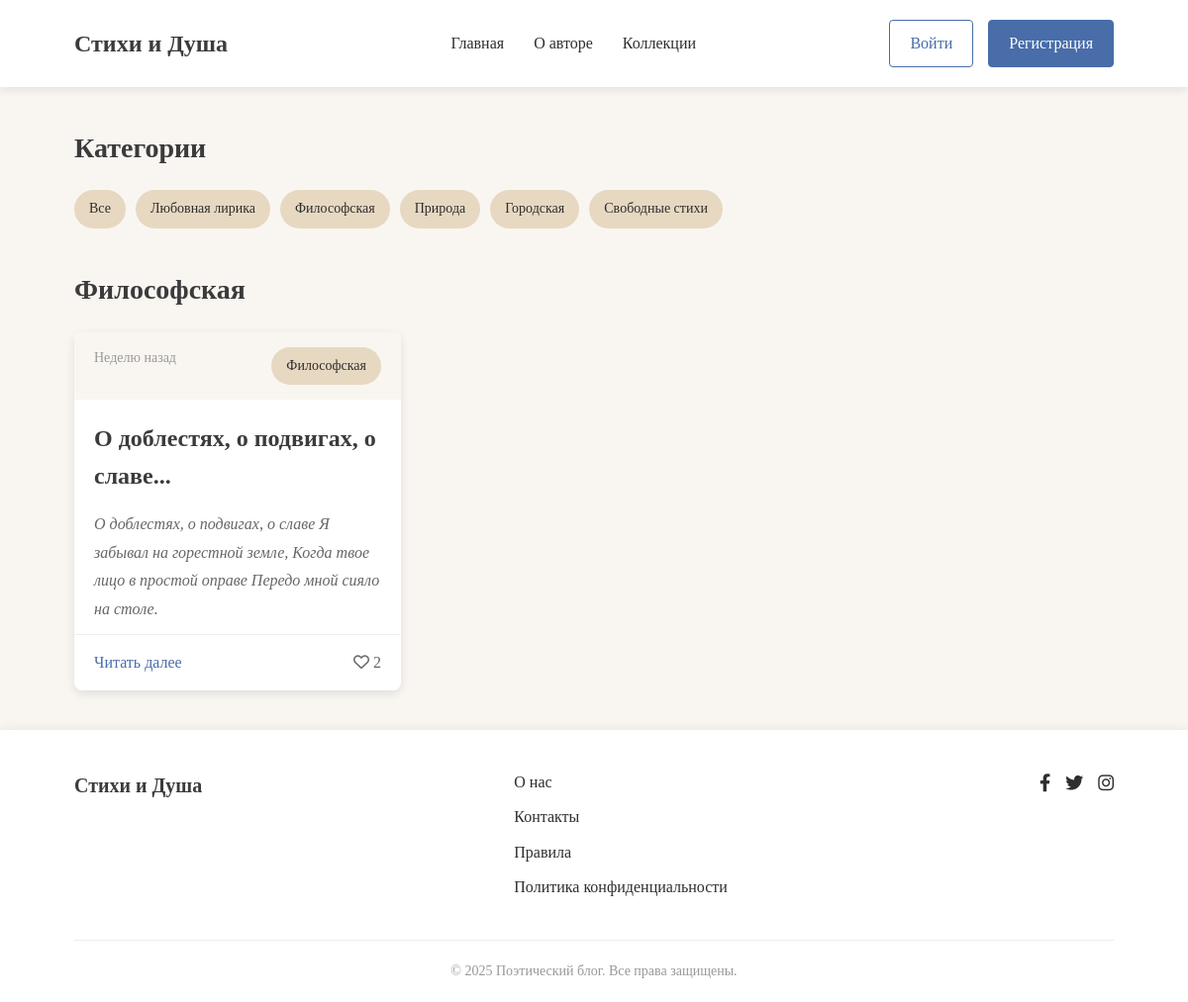
The app's page /category/2/ with its own data.
### show/models.py (models this page shows, shortened)
class Category(models.Model):
    title = models.CharField(max_length=60)
    def __str__(self):
        return f'{self.title}'

class Poem(models.Model):
    title = models.CharField(max_length=120)
    text = models.TextField()
    category = models.ForeignKey(to=Category, on_delete=models.CASCADE, related_name='poems')
    date_public = models.DateTimeField(auto_now_add=True)
    like = models.ManyToManyField(to=User, related_name="poems", blank=True)
    reads = models.ManyToManyField(to=User, related_name="reads")
    def text_poem(self):
        dot = self.text.count('.')
        if dot > 1:
            total = self.text.find('.')
            total_str = self.text.find('.', total + 1)
            return f"{self.text[0:total_str + 1]}..."
        else:
            return self.text
    def date_count(self):
        now_date = self.date_public.date()
        today = datetime.today().date()
        delta = (today - now_date).days
        if delta == 0:
            return 'Сегодня'
        elif delta == 1:
            return 'Вчера'
        elif delta == 7:
            return 'Неделю назад'
        elif delta < 31:
            return f'{delta} дней назад'
        elif delta < 365:
            months = delta // 30
            return f'{months} месяц(ев) назад'
        else:
            years = delta // 365
            return f'{years} год(а/лет) назад'

### show/views.py (the view)
# urls.py: path('', views.index, name='index'),
def index(request, category_id=None):
    context = {
        'categoryies' : Category.objects.all(),
        'last_poem' : Poem.objects.filter(category_id=category_id) if category_id else Poem.objects.all().order_by('-id')[:3],
        'title' : Category.objects.get(id=category_id) if category_id else "Посдение посты"
    }
    return render(request, 'show/index.html', context)

### show/templates/show/index.html
{% extends "show/base.html" %}
{% load static %}
{% block main %}
    <main class="main">
        <div class="container">
            <section class="categories">
                <h2>Категории</h2>
                <div class="category-list">
                    <a href="{% url "index" %}" class="category">Все</a>
                    {% for category in categoryies %}
                        <a href="{% url "category" category.id %}" class="category">{{ category.title }}</a>
                    {% endfor %}
                </div>
            </section>
            <section class="poems">
                <h2>{{ title.title }}</h2>
                <div class="poem-grid">
                    {% for poems in last_poem %}
                        <article class="poem-card">
                            <div class="poem-meta">
                                <span class="date">{{ poems.date_count }}</span>
                                <span class="category">{{ poems.category }}</span>
                            </div>
                            <h3 class="poem-title"><a href="{% url "show:poem" poems.id %}">{{ poems.title }}</a></h3>
                            <div class="poem-excerpt">
                                <p>{{ poems.text_poem }}<br>
                                </p>
                            </div>
                            <div class="poem-footer">
                                <a href="{% url "show:poem" poems.id %}" class="read-more">Читать далее</a>
                                {% if user in poems.like.all %}
                                    <a class="red" href="{% url "show:like" poems.id %}">
                                        <i class="far fa-heart"></i> {{ poems.like.count }}
                                    </a>
                                {% else %}
                                    <a class="likes" href="{% url "show:like" poems.id %}">
                                        <i class="far fa-heart"></i> {{ poems.like.count }}
                                    </a>
                                {% endif %}
                            </div>
                        </article>
                    {% endfor %}
                </div>
            </section>
        </div>
    </main>
{% endblock main %}

### frontend/css/style.css (style rules this page uses)
:root { --bg-color: #F9F6F2; --text-color: #2E2E2E; --heading-color: #3B3B3B; --accent-color: #C18C5D; --button-color: #486DA9; --category-color: #E7D8C1; }
* { margin: 0; padding: 0; box-sizing: border-box; }
body { font-family: 'Georgia', serif; background-color: var(--bg-color); color: var(--text-color); line-height: 1.6; }
a { text-decoration: none; color: var(--button-color); transition: color 0.3s; }
.container { width: 90%; max-width: 1200px; margin: 0 auto; padding: 0 15px; }
.main { padding: 40px 0; }
h1, h2, h3, h4 { color: var(--heading-color); margin-bottom: 20px; font-weight: 600; }
h2 { font-size: 28px; }
h3 { font-size: 24px; }
.categories { margin-bottom: 40px; }
.category-list { display: flex; flex-wrap: wrap; gap: 10px; }
.category { background-color: var(--category-color); padding: 8px 15px; border-radius: 20px; font-size: 14px; color: var(--text-color); transition: all 0.3s; }
.poem-grid { display: grid; grid-template-columns: repeat(auto-fill, minmax(300px, 1fr)); gap: 30px; }
.poem-card { background-color: white; border-radius: 8px; overflow: hidden; box-shadow: 0 3px 10px rgba(0, 0, 0, 0.1); transition: transform 0.3s, box-shadow 0.3s; }
.poem-meta { display: flex; justify-content: space-between; padding: 15px 20px; background-color: var(--bg-color); font-size: 14px; color: #666; }
.poem-title { padding: 0 20px; margin: 15px 0; }
.poem-title a { color: var(--heading-color); }
.poem-excerpt { padding: 0 20px; margin-bottom: 20px; color: var(--text-color); line-height: 1.8; }
.poem-footer { display: flex; justify-content: space-between; align-items: center; padding: 15px 20px; border-top: 1px solid #eee; }
.read-more { font-weight: 500; }
.likes { color: #666; }
.poem-meta { margin-bottom: 20px; }
.poem-excerpt { color: #666; margin-bottom: 10px; font-style: italic; }
.poem-meta { font-size: 14px; color: #999; }
.poem-card, .poem-full, .comment, .profile-header, .auth-form-container { animation: fadeIn 0.6s ease-out forwards; }
.poem-card { transition: transform 0.3s ease, box-shadow 0.3s ease; }
.poem-card:nth-child(1) { animation-delay: 0.1s; }

### records on screen
Category: title "Любовная лирика"
Category: title "Философская"
Category: title "Природа"
Category: title "Городская"
Category: title "Свободные стихи"
Poem: date_count "Неделю назад", category "Философская", title "О доблестях, о подвигах, о славе...", text_poem "О доблестях, о подвигах, о славе Я забывал на горестной земле, Когда твое лицо в простой оправе Передо мной сияло на столе.", like.count "2"
